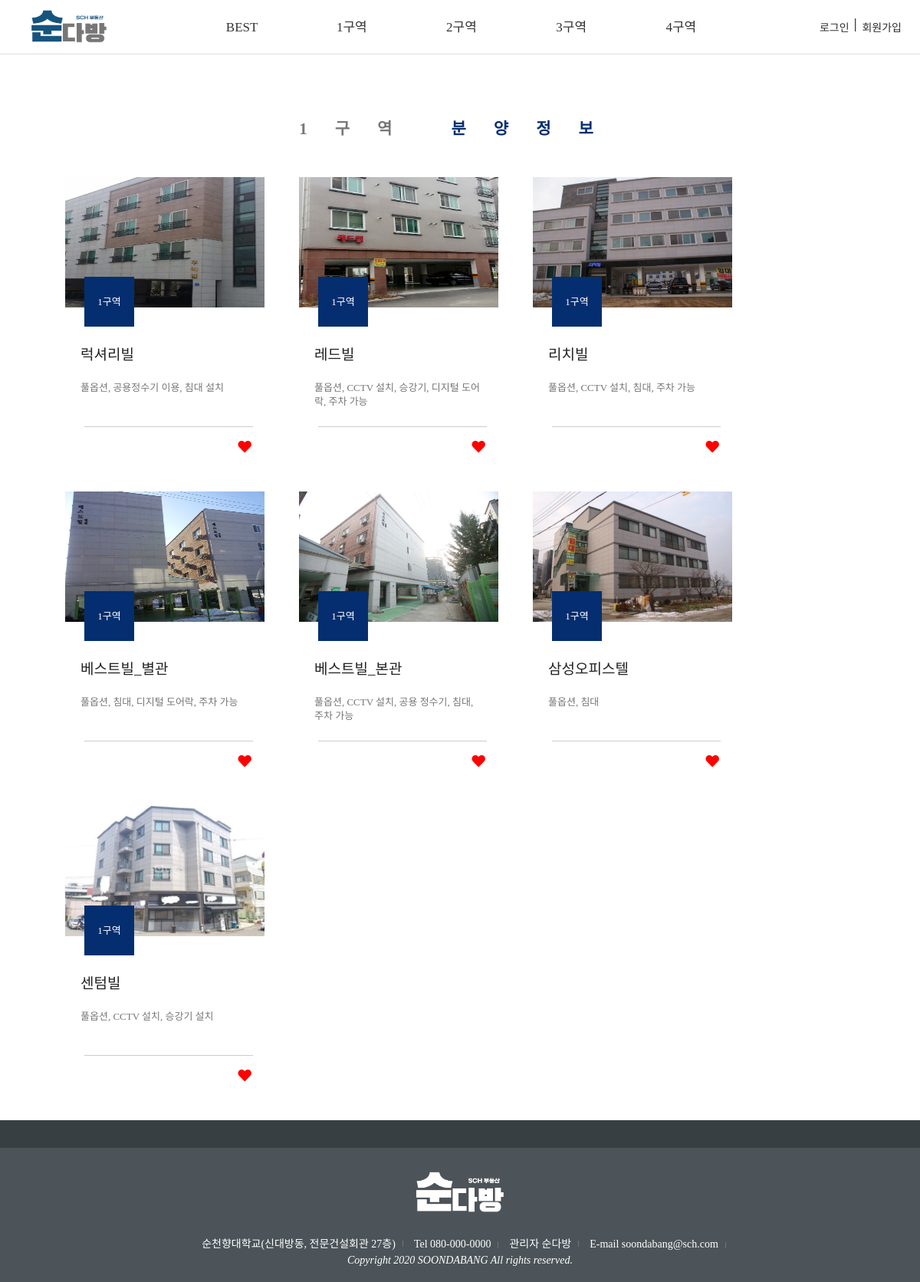
The app's page /sale/sale_zone_1.php with its own data.
### tables this page shows
CREATE TABLE `sale` (
  `num` int(11) NOT NULL,
  `id` varchar(30) NOT NULL,
  `title` varchar(50) NOT NULL,
  `contents` varchar(255) NOT NULL,
  `date` date NOT NULL,
  `viewer` int(11) NOT NULL,
  `good` int(11) NOT NULL,
  `area` int(11) NOT NULL,
  `price` varchar(255) NOT NULL,
  `tel` char(20) NOT NULL,
  `lat` double NOT NULL,
  `lng` double NOT NULL
);

### db.php (called while the page is built, shortened)
<?php
	$conn = new mysqli("localhost","root","","wlsdn6609");
	$conn->set_charset("utf8");
	function mq($sql)
	{
		global $conn;
		return $conn->query($sql);
	}
?>

### sale/sale_zone_1.php (the view, shortened to what this page needs)
<?php
	include '../db.php';
	?>
	<!doctype html>
	<html>
		<head>
			<link href="/css/basic.css" type="text/css" rel="stylesheet" />
			<link href="../css/sale_hover.css" type="text/css" rel="stylesheet" />
			<link href="https://cdnjs.cloudflare.com/ajax/libs/font-awesome/5.13.0/css/all.min.css" rel="stylesheet">
		</head>
		<body>
			<header>
			<?php include './sale_header.php'; ?>
			</header>
			<div class="home">
				<div class="main">
					<div class="contents">
						<main>
							<section class="info_box">
								<h2>1구역 <span>분양정보</span></h2>
								<ul style="list-style-type: none;">
	<?php
	$area = 1;
	$res = mq("select * from sale where area ='".$area."'");
	while($row = mysqli_fetch_array($res)) {
		$num = $row["num"];
		$title = $row["title"];
		$contents = $row["contents"];
	?>
									<li>
										<a href="sale_zone_board.php?num=<?=$num?>">
											<em><img src="../img/zone_1/<?=$title?>.jpg" alt="img"></em>
											<div class="temp">
												<?="<h3>".$title."</h3>";?>
												<p><?=$contents?></p>
												<span class="ico no1"><?=$area."구역";?></span>
											</div>
										<div class="container">
											<div class="text_">
											</div>
										</div>
										</a>
										<div>
										<a href="sale_good.php?num=<?=$num?>">
											<span style="color:#FF0000"><i class="fas fa-heart fa-lg fa-fw"></i></span>
										</a>
										</div>
									</li>
	<?php }?>
								</ul>
							</section>
						</main>
					</div>
				</div>
			</div>
			<footer>
				<?php include './sale_footer.php'; ?>
			</footer>
		</body>
	</html>

### css/basic.css (style rules this page uses)
body { min-width: 1200px; min-height: 850px; width: 100%; margin: 0; }
.home { overflow: hidden; position: relative; }
.main { padding-top: 30px; float: center; width: 100%; }

### css/sale_hover.css (style rules this page uses)
.info_box { width: 100%; float: center; }
.info_box h2 { font-size: 21px; color: #777; text-align: center; letter-spacing: 36px; margin: 50px; }
.info_box h2 span { color:#042e6f; }
.info_box ul { list-style-type: none; }
.info_box li { float: left; padding: 0 0 0 45px; width: 260px; position: relative; margin-bottom: 30px; }
.info_box li em { overflow: hidden; display: block; width: 100%; height: 170px; }
.info_box li img { width: 100%; height: 170px; transform: scale(1); transition: all 0.3s; }
.info_box li a > div { padding: 40px 20px 0px; height: 170px; }
.info_box li a h3 { font-size: 19px; color:#222; font-weight: normal; line-height: 5px; }
.info_box li a p { padding: 13px 0 0; font-size: 13px; color: #747774; line-height: 18px; }
.info_box li a > div div :after { content: ""; display: inline-block; margin: 0 0 0 6px; width: 22px; height: 12px; }
.info_box li a .ico { position: absolute; left: 70px; top: 130px; width: 65px; height: 65px; color:#fff; text-align: center; line-height: 65px; font-size: 13px; }
.info_box li a .ico.no1 { background: #042e6f; }
.info_box li > div { position: absolute; left: 70px; bottom: 0; width: 220px; height: 54px; line-height: 54px; border-top: 1px solid #ccc; text-align: right; font-size: 13px; color: #666; cursor: pointer; transition: all 0.5s; }
.container { position: absolute; top: 0; left: 0; width: 100%; height: 100%; transition: 0.3s; }
.container:before { content: ''; position: absolute; top: 0; left: 0; width: 0%; height: 0%; opacity: 1; transform: translateX(-100%) scale(1) skew(-45deg); transition: 0.3s; }
.text_ { transform: translateY(-45%); padding-left: 0; text-align: center; transition: 0.3s; }

### sale/sale_zone_1.php (style rules this page uses)
A:link { text-decoration:none }

### records on screen
sale: title (picture), title "럭셔리빌", contents "풀옵션, 공용정수기 이용, 침대 설치"
sale: shows a picture, title "레드빌", contents "풀옵션, CCTV 설치, 승강기, 디지털 도어락, 주차 가능"
sale: shows a picture, title "리치빌", contents "풀옵션, CCTV 설치, 침대, 주차 가능"
sale: title (picture), title "베스트빌_별관", contents "풀옵션, 침대, 디지털 도어락, 주차 가능"
sale: title (picture), title "베스트빌_본관", contents "풀옵션, CCTV 설치, 공용 정수기, 침대, 주차 가능"
sale: title (picture), title "삼성오피스텔", contents "풀옵션, 침대"
sale: shows a picture, title "센텀빌", contents "풀옵션, CCTV 설치, 승강기 설치"
